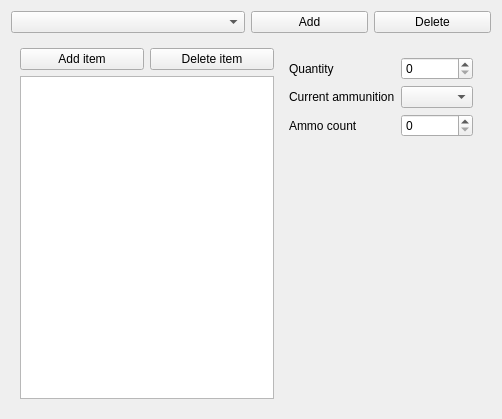
<?xml version="1.0" encoding="UTF-8"?>
<ui version="4.0">
 <class>InventoryEditor</class>
 <widget class="QWidget" name="InventoryEditor">
  <property name="geometry">
   <rect>
    <x>0</x>
    <y>0</y>
    <width>502</width>
    <height>419</height>
   </rect>
  </property>
  <property name="windowTitle">
   <string>Form</string>
  </property>
  <layout class="QGridLayout" name="gridLayout">
   <item row="0" column="2">
    <widget class="QPushButton" name="addInventory">
     <property name="text">
      <string>Add</string>
     </property>
    </widget>
   </item>
   <item row="0" column="0" colspan="2">
    <widget class="QComboBox" name="inventoryList"/>
   </item>
   <item row="0" column="3">
    <widget class="QPushButton" name="deleteInventory">
     <property name="text">
      <string>Delete</string>
     </property>
    </widget>
   </item>
   <item row="1" column="0" colspan="4">
    <widget class="QWidget" name="widget_2" native="true">
     <layout class="QGridLayout" name="gridLayout_2">
      <item row="0" column="1">
       <widget class="QPushButton" name="deleteItem">
        <property name="text">
         <string>Delete item</string>
        </property>
       </widget>
      </item>
      <item row="0" column="0">
       <widget class="QPushButton" name="addItem">
        <property name="text">
         <string>Add item</string>
        </property>
       </widget>
      </item>
      <item row="1" column="0" colspan="2">
       <widget class="QListWidget" name="itemList"/>
      </item>
      <item row="0" column="2" rowspan="2">
       <widget class="QWidget" name="widget" native="true">
        <layout class="QGridLayout" name="gridLayout_3">
         <item row="1" column="0">
          <widget class="QLabel" name="label_2">
           <property name="text">
            <string>Current ammunition</string>
           </property>
          </widget>
         </item>
         <item row="2" column="0">
          <widget class="QLabel" name="label_3">
           <property name="text">
            <string>Ammo count</string>
           </property>
          </widget>
         </item>
         <item row="0" column="1">
          <widget class="QSpinBox" name="itemQuantity">
           <property name="maximum">
            <number>9999</number>
           </property>
          </widget>
         </item>
         <item row="0" column="0">
          <widget class="QLabel" name="label">
           <property name="text">
            <string>Quantity</string>
           </property>
          </widget>
         </item>
         <item row="3" column="0" colspan="2">
          <spacer name="verticalSpacer">
           <property name="orientation">
            <enum>Qt::Vertical</enum>
           </property>
           <property name="sizeHint" stdset="0">
            <size>
             <width>20</width>
             <height>40</height>
            </size>
           </property>
          </spacer>
         </item>
         <item row="1" column="1">
          <widget class="QComboBox" name="currentAmmunition"/>
         </item>
         <item row="2" column="1">
          <widget class="QSpinBox" name="ammoCount"/>
         </item>
        </layout>
       </widget>
      </item>
     </layout>
    </widget>
   </item>
  </layout>
 </widget>
 <resources/>
 <connections/>
</ui>
